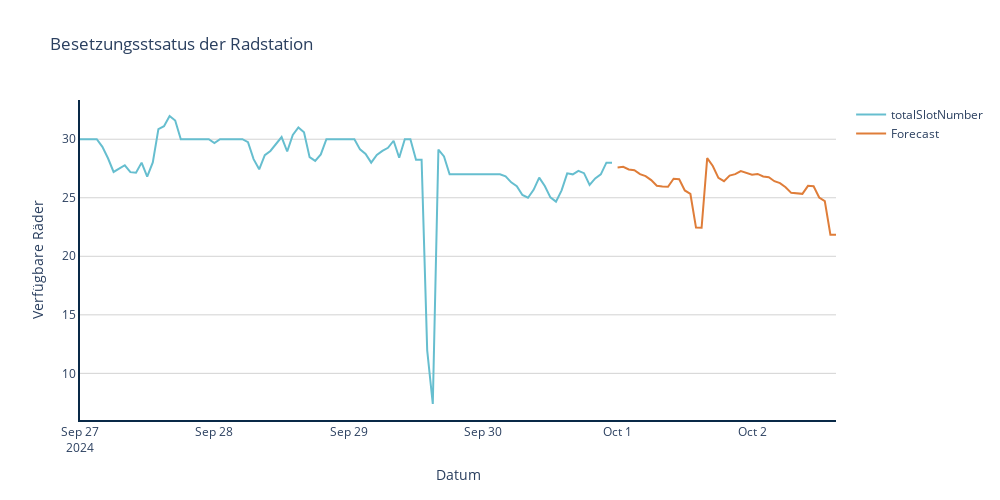

Write notebook code for a chart like this one.
### Code cell
plot_that(df_cutout['availableBikeNumber'],forecast)
